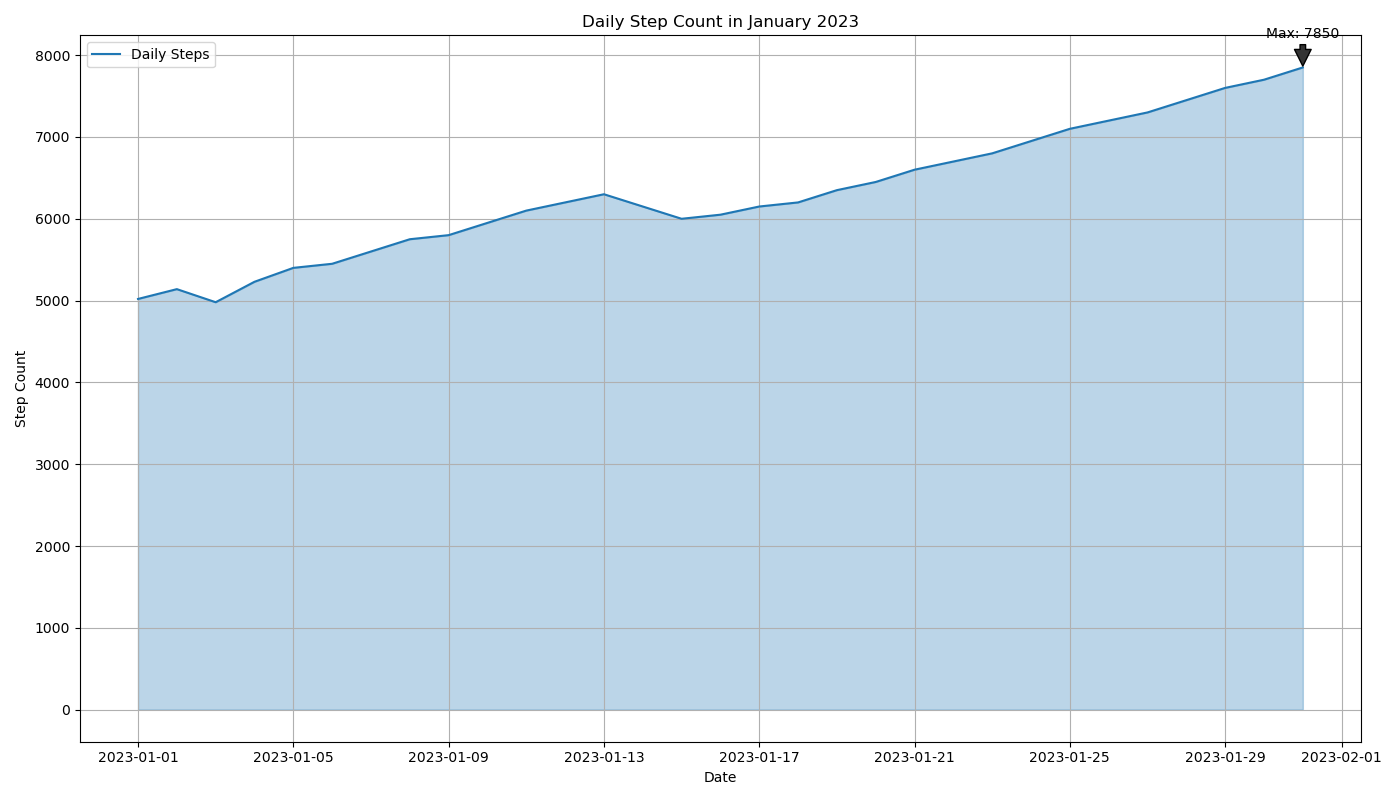

Generate this figure with Python:

import pandas as pd
import matplotlib.pyplot as plt

# Create a DataFrame from the provided data table
data = {
    'Date': pd.date_range(start='2023-01-01', end='2023-01-31'),
    'Daily_Step_Count': [
        5020, 5140, 4980, 5230, 5400, 5450, 5600, 5750, 5800, 5950,
        6100, 6200, 6300, 6150, 6000, 6050, 6150, 6200, 6350, 6450,
        6600, 6700, 6800, 6950, 7100, 7200, 7300, 7450, 7600, 7700,
        7850
    ]
}
df = pd.DataFrame(data)

# Resize the plot
plt.figure(figsize=(14, 8))

# Create an area plot
plt.plot(df['Date'], df['Daily_Step_Count'], color="#1f77b4", label='Daily Steps')
plt.fill_between(df['Date'], df['Daily_Step_Count'], color="#1f77b4", alpha=0.3)

# Annotating the highest point
max_steps = df['Daily_Step_Count'].max()
max_date = df.loc[df['Daily_Step_Count'].idxmax(), 'Date']
plt.annotate(f'Max: {max_steps}', xy=(max_date, max_steps),
             xytext=(max_date, max_steps + 500), textcoords='data',
             arrowprops=dict(facecolor='#333333', shrink=0.05),
             horizontalalignment='center', verticalalignment='top')

# Change the appearance of the plot
plt.title('Daily Step Count in January 2023')
plt.xlabel('Date')
plt.ylabel('Step Count')
plt.legend(loc='upper left')
plt.grid(True)
plt.tight_layout()
plt.show()
